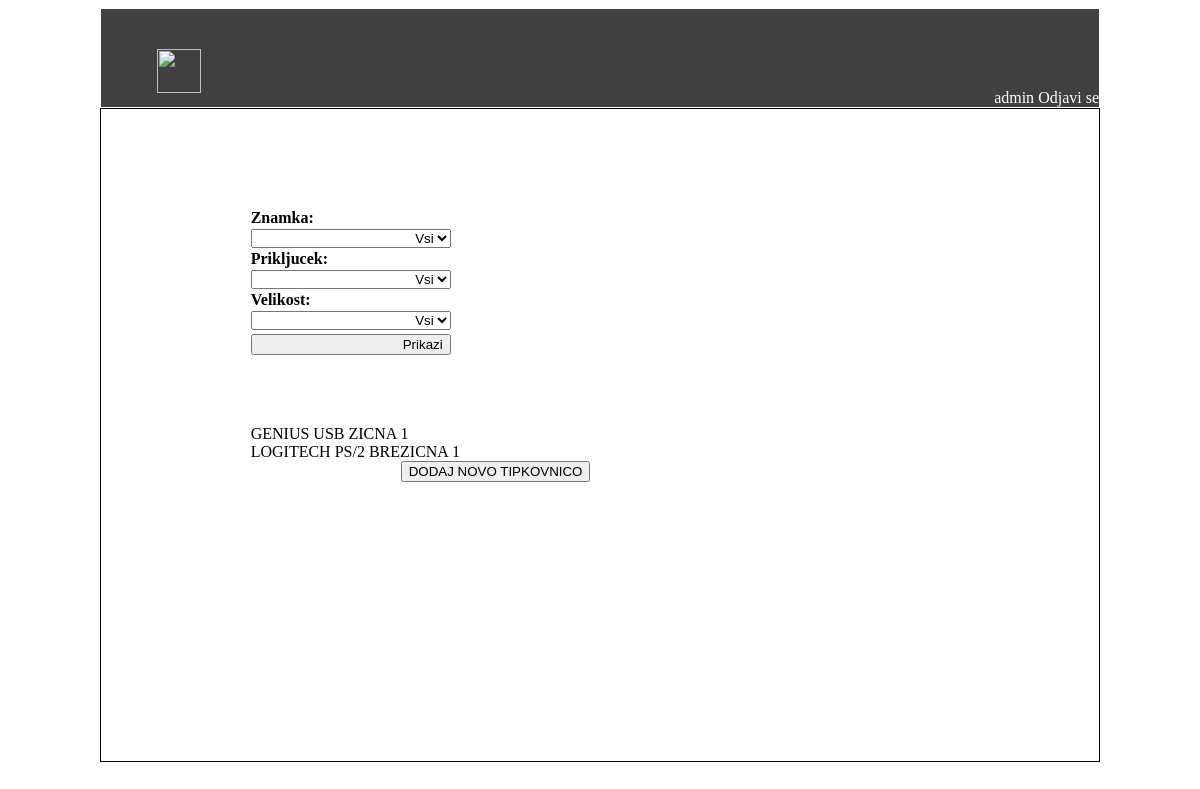
The app's page /app/tipkovnice (signed in), older data.
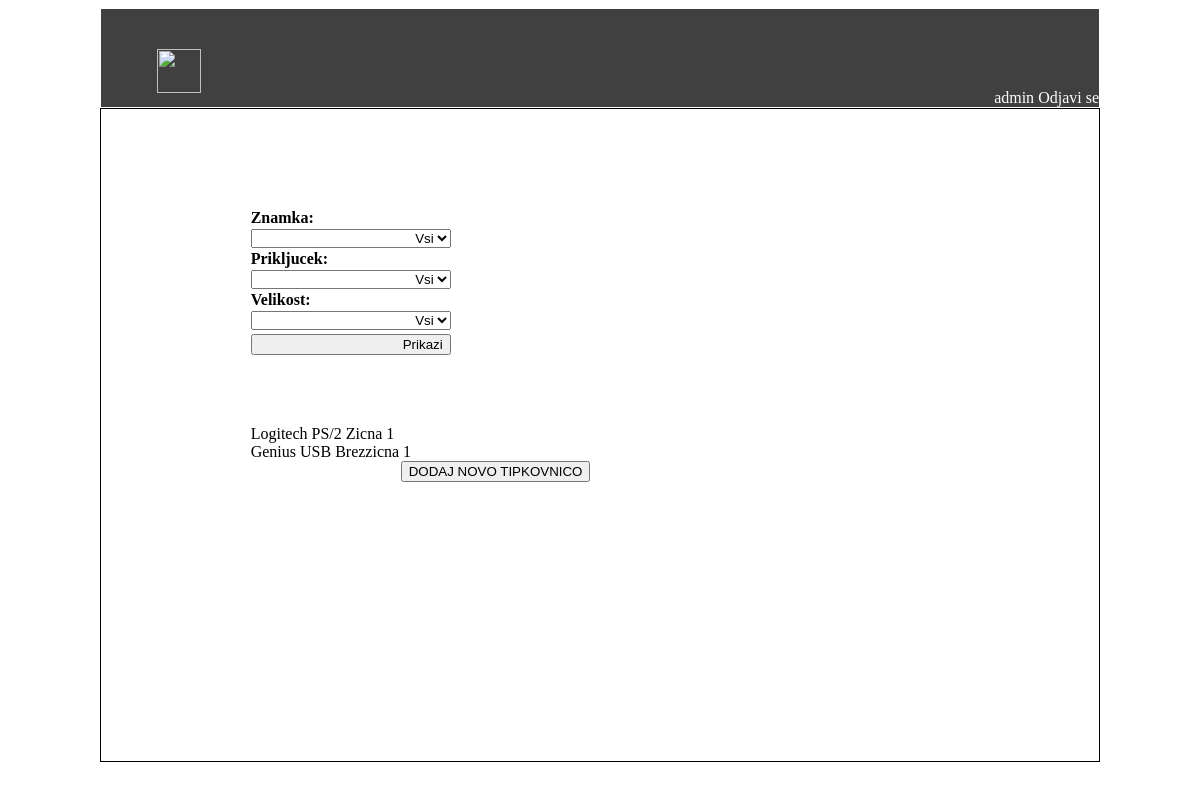
The same page, newer data.
### kalkulator/models.py (models this page shows)
class Tipkovnica(models.Model):
    znamka = models.CharField(max_length=20)
    prikljucek = models.CharField(max_length=20)
    povezava = models.CharField(max_length=20)
    opis = models.CharField(max_length=20)
    kolicina = models.CharField(max_length=20)

### kalkulator/views.py (the view, shortened to what this page needs)
@login_required
def tipkovnice(request):
    context = {}
    tipkovnice = Tipkovnica.objects.all()
    znamke = Tipkovnica.objects.values_list('znamka', flat=True).distinct()
    prikljucki = Tipkovnica.objects.values_list('prikljucek', flat=True).distinct()
    povezave = Tipkovnica.objects.values_list('povezava', flat=True).distinct()
    context['znamke'] = znamke
    context['prikljucki'] = prikljucki
    context['povezave'] = povezave
    tipkovnice = Tipkovnica.objects.all()
    context['tipkovnice'] = tipkovnice
    return render(request, 'kalkulator/tipkovnice.html', context)

### kalkulator/templates/kalkulator/tipkovnice.html (shortened to what this page needs)
{% extends "kalkulator/base.html" %}
{% block main %}
	<div id="Stanje">
		<form>
			<label>Znamka:</label><select name="znamka">
										<option>Vsi</option>
										</select>
			<label>Prikljucek:</label><select name="prikljucek">
										<option>Vsi</option>
										</select>
			<label>Velikost:</label><select name="velikost">
										<option>Vsi</option>
										</select>
			<input type="submit" id="vpisi" value="Prikazi">
		</form>
		<br>
		<br>
		<br>
		<br>
		<br>
		<br>
		<br>
		<br>
		<br>
		<br>
		<br>
		<br>
		{% for tipkovnica in tipkovnice %}
		{{tipkovnica.znamka}}   {{tipkovnica.prikljucek}} {{tipkovnica.povezava}} {{tipkovnica.kolicina}}<br>
		{% endfor %}
		<a href="dodajTipkovnico" style="margin-left:150px">
			<button> DODAJ NOVO TIPKOVNICO</button>
		</a>
	</div>
{% endblock %}

Row changes from the older to the newer data that the page shows:
removed Tipkovnica: znamka "GENIUS", prikljucek "USB", povezava "ZICNA", kolicina "1"
removed Tipkovnica: znamka "LOGITECH", prikljucek "PS/2", povezava "BREZICNA", kolicina "1"
added Tipkovnica: znamka "Logitech", prikljucek "PS/2", povezava "Zicna", kolicina "1"
added Tipkovnica: znamka "Genius", prikljucek "USB", povezava "Brezzicna", kolicina "1"
